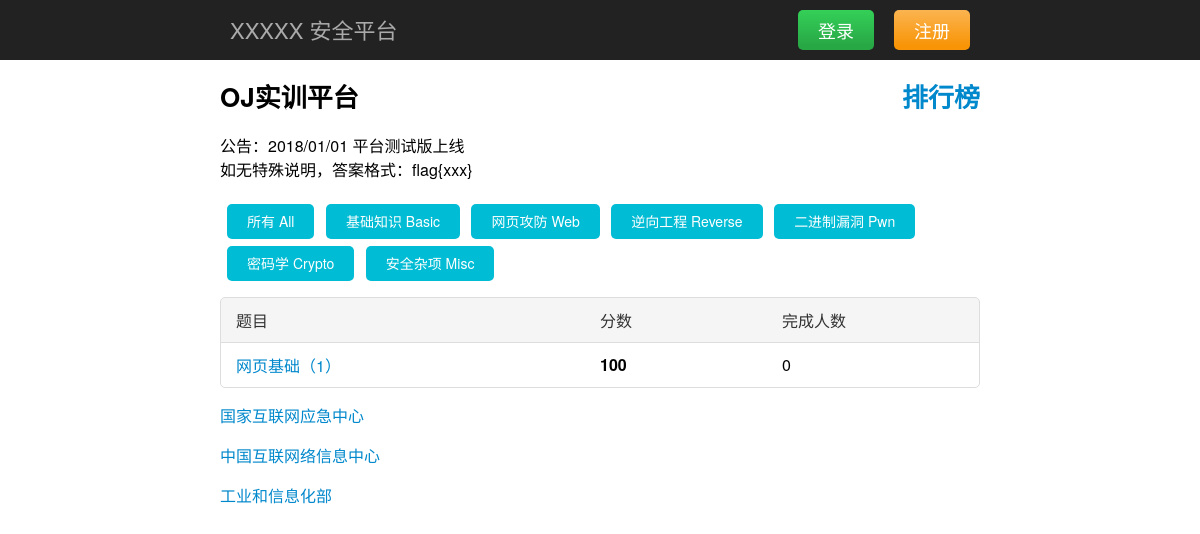
The page /?id=2 on the database its author committed.
### tables this page shows
CREATE TABLE IF NOT EXISTS `catalog` (
  `id` int(10) unsigned NOT NULL AUTO_INCREMENT,
  `name` varchar(255) DEFAULT NULL,
  PRIMARY KEY (`id`),
  UNIQUE KEY `id` (`id`) USING BTREE
);

CREATE TABLE IF NOT EXISTS `problem` (
  `id` int(10) unsigned NOT NULL AUTO_INCREMENT,
  `type` int(10) unsigned DEFAULT '0',
  `time` bigint(20) unsigned DEFAULT '0',
  `title` varchar(255) DEFAULT NULL,
  `content` text,
  `url` varchar(255) DEFAULT NULL,
  `score` int(10) unsigned DEFAULT '0',
  `flag` varchar(255) DEFAULT NULL,
  PRIMARY KEY (`id`),
  UNIQUE KEY `id` (`id`) USING BTREE,
  KEY `type` (`type`) USING BTREE,
  KEY `time` (`time`) USING BTREE
);

### config.php (called while the page is built, shortened)
<?php
function RunDB($sql_query){
    $result=mysql_query($sql_query);
    return $result;
}
?>

### index.php (the view, shortened to what this page needs)
<?php
include 'config.php';
$page_count = $GLOBALS['index_page_count'];
$catalog = array();
$row = array();
$row['id'] = 0;
$row['name'] = '所有 All';
array_push($catalog, $row);
$result = RunDB("SELECT `id`, `name` FROM `catalog`");
if (mysql_num_rows($result) > 0) {
    while ($row = mysql_fetch_assoc($result)) {
        array_push($catalog, $row);
    }
}
@$g_id = $_GET['id'];
@$g_id = (int) $g_id;
@$g_p = $_GET['p'];
@$g_p = (int) $g_p;
if (!isset($g_p) || !is_numeric($g_p) || !is_int((int) $g_p) || $g_p <= 0) $g_p = 1;
$page_offset = ($g_p - 1) * $page_count;
$problem = array();
$result = RunDB("SELECT `id`, `title`, `score` FROM `problem` WHERE `type` = {$g_id} ORDER BY `time` DESC LIMIT {$page_offset}, {$page_count}");
if (mysql_num_rows($result) > 0) {
    while ($row = mysql_fetch_assoc($result)) {
        $result_1 = RunDB("SELECT COUNT(*) FROM `achieve` WHERE `problemid` = {$row['id']}");
        $row['solved'] = mysql_fetch_row($result_1);
        $row['solved'] = (int) $row['solved'][0];
        if (isset($_SESSION['user'])) {
            $result_2 = RunDB("SELECT COUNT(*) FROM `achieve` WHERE `userid` = {$_SESSION['user']} AND `problemid` = {$row['id']}");
            $row['achieve'] = mysql_fetch_row($result_2);
            $row['achieve'] = (int) $row['achieve'][0];
        }else{
            $row['achieve'] = 0;
        }
        array_push($problem, $row);
    }
}
?>
<!DOCTYPE html>
<html lang="zh">
<head>
    <link rel="stylesheet" type="text/css" href="static/style.min.css" />
</head>
<body>
    <div id="header">
        <header>
            <a id="title" href="./"><?php echo $GLOBALS['site_name']; ?></a>
            <?php if (isset($_SESSION['user'])) { ?>
                <a id="logout" href="logout.php">注销 <?php echo $user_name; ?></a>
                <a id="ucenter" href="ucenter.php">用户中心</a>
            <?php }else{ ?>
                <a id="register" href="register.php">注册</a>
                <a id="login" href="login.php">登录</a>
            <?php } ?>
        </header>
    </div>
    <div id="container">
    <p><?php echo $GLOBALS['announce_index']; ?></p>
    <?php foreach ($catalog as $row) { ?>
    <a id="tag" href="?id=<?php echo $row['id']; ?>"><?php echo $row['name']; ?></a>
    <?php } ?>
    <ul id="problems">
        <li class="heading">题目<span>完成人数</span><span>分数</span></li>
        <?php foreach ($problem as $row) { ?>
            <li class="problem-<?php if ($row['achieve'] == 0) echo 'un'; ?>solved">
                <a class="problem-title" href="problem.php?id=<?php echo $row['id']; ?>"><?php echo $row['title']; ?></a>
                <span class="problem-user-solved"><?php echo $row['solved']; ?></span>
                <span class="problem-score"><?php echo $row['score']; ?></span>
            </li>
        <?php } ?>
    </ul>
    <div id="footer"><?php echo $GLOBALS['footer']; ?></div>
    <div class="empty" style="height:50px;"></div>
    </div>
</body>
</html>

### rows shown on the page
catalog: name "基础知识 Basic"
catalog: name "网页攻防 Web"
catalog: name "逆向工程 Reverse"
catalog: name "二进制漏洞 Pwn"
catalog: name "密码学 Crypto"
catalog: name "安全杂项 Misc"
problem: title "网页基础（1）", solved "0", score "100"

### other values the page prints
$GLOBALS['site_name'] "XXXXX 安全平台"
$GLOBALS['announce_index'] "OJ实训平台 排行榜 公告：2018/01/01 平台测试版上线 如无特殊说明，答案格式：flag{xxx}"
$row['name'] "所有 All"
$GLOBALS['footer'] "国家互联网应急中心 中国互联网络信息中心 工业和信息化部"
